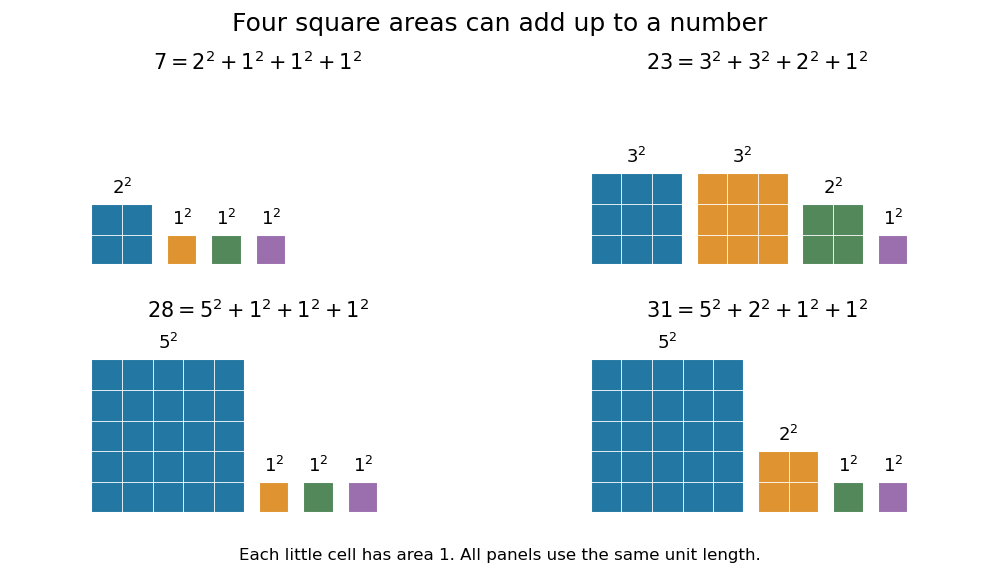

Write the Python code that produced this figure.
"""Exact enumerated square-area examples; output PNG to the working directory.

Run from _media with MPLCONFIGDIR=/tmp/codex-wiki-matplotlib.
Tested with Python 3.14.4, Matplotlib 3.10.7, NumPy 2.3.5.
No measured data or theorem-based representation lookup is used.
"""

from itertools import combinations_with_replacement
from math import isqrt
import json

import matplotlib
matplotlib.use("Agg")
import matplotlib.pyplot as plt
from matplotlib.patches import Rectangle


def representation(n):
    """Enumerate all unordered nonnegative four-tuples; prefer large roots."""
    candidates = [tuple(reversed(t)) for t in
                  combinations_with_replacement(range(isqrt(n) + 1), 4)
                  if sum(x * x for x in t) == n]
    return max(candidates)


def main():
    examples = {n: representation(n) for n in (7, 23, 28, 31)}
    colors = ["#2378a3", "#df9431", "#52885a", "#9b6eae"]
    fig, axes = plt.subplots(2, 2, figsize=(10, 5.8), facecolor="white")
    fig.suptitle("Four square areas can add up to a number", fontsize=18, y=0.98)
    for ax, (n, roots) in zip(axes.flat, examples.items()):
        x = 0
        for root, color in zip(roots, colors):
            ax.add_patch(Rectangle((x, 0), root, root, facecolor=color,
                                   edgecolor="white", linewidth=1.5))
            for j in range(1, root):
                ax.plot([x + j, x + j], [0, root], color="white", lw=0.6)
                ax.plot([x, x + root], [j, j], color="white", lw=0.6)
            ax.text(x + root / 2, root + 0.2, rf"${root}^2$",
                    ha="center", va="bottom", fontsize=13)
            x += root + 0.45
        equation = " + ".join(f"{root}^2" for root in roots)
        ax.set_title(rf"${n} = {equation}$", fontsize=15, pad=8)
        ax.set_xlim(-0.25, 11.1)
        ax.set_ylim(-0.3, 6.0)
        ax.set_aspect("equal")
        ax.axis("off")
    fig.text(0.5, 0.035, "Each little cell has area 1. All panels use the same unit length.",
             ha="center", fontsize=12)
    fig.subplots_adjust(left=0.035, right=0.98, top=0.86, bottom=0.10,
                        wspace=0.12, hspace=0.28)
    fig.savefig("four-square-areas.png", dpi=100,
                facecolor="white", transparent=False)
    plt.close(fig)
    print(json.dumps({"representations": examples}, sort_keys=True))


if __name__ == "__main__":
    main()
